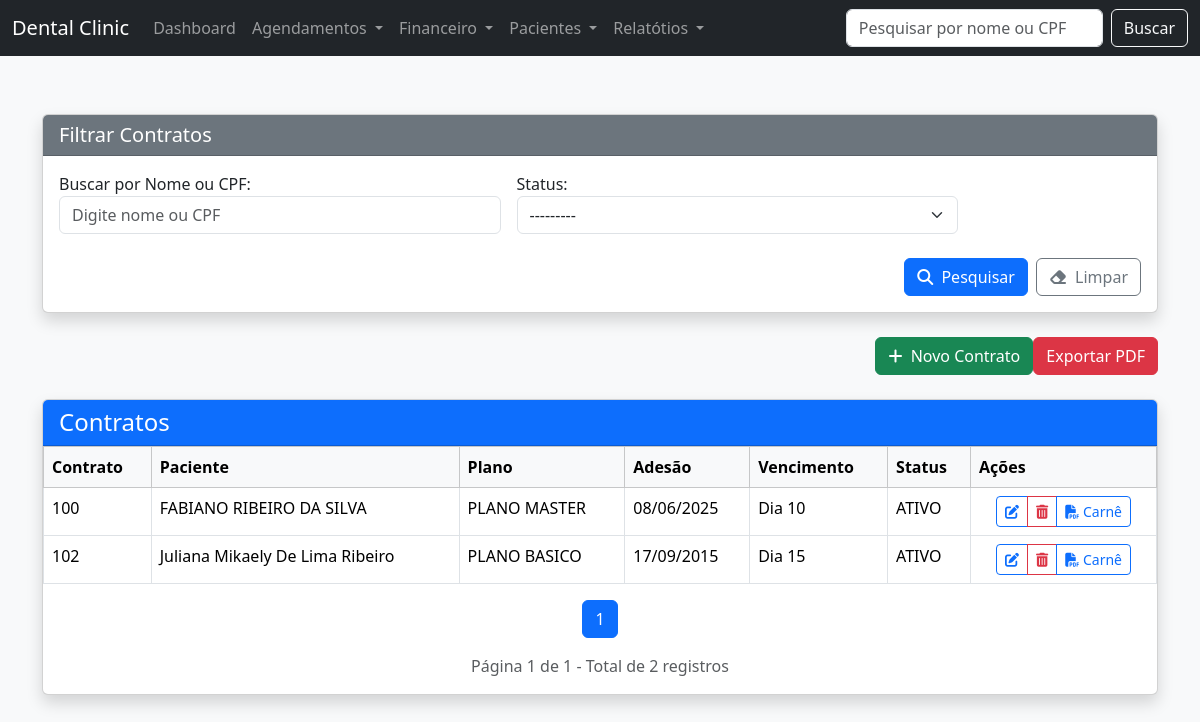
Screenshot of /financeiro/contrato/listar/ with the database file from the repository.
### financeiro/models.py (models this page shows, shortened)
class Contrato(models.Model):
    STATUS_CONTRATO_CHOICES = [
        ('ativo', 'ATIVO'),
        ('pendente', 'PENDENTE'),
        ('cancelado', 'CANCELADO'),
        ]
    paciente = models.ForeignKey('paciente.Paciente', on_delete=models.CASCADE, verbose_name='Paciente')
    plano = models.ForeignKey(Plano, on_delete=models.CASCADE, verbose_name='Plano')
    data_adesao = models.DateField(default=date.today, verbose_name='Adesão')
    dia_vencimento = models.IntegerField(choices=[(d, f"Dia {d}") for d in [5, 10, 15, 20, 25, 30]], verbose_name='Vencimento')
    numero_contrato = models.CharField(max_length=20, unique=True, verbose_name='Contrato')
    status_contrato = models.CharField(max_length=20, verbose_name='Status', choices=STATUS_CONTRATO_CHOICES, null=True, blank=True)

class Plano(models.Model):
    nome = models.CharField(max_length=100, verbose_name="NOME")
    descricao = models.TextField(blank=True, verbose_name="DESCRIÇÃO")
    valor = models.DecimalField(max_digits=10, decimal_places=2, verbose_name="VALOR")
    periodo = models.PositiveIntegerField(default=12, verbose_name="PARCELAS")  # em meses

### paciente/models.py (models this page shows, shortened)
class Paciente(models.Model):
    nome = models.CharField(max_length=100)
    cpf = models.CharField(max_length=14, unique=True)
    data_nascimento = models.DateField()
    nome_pai = models.CharField(max_length=150, blank=True, null=True)
    nome_mae = models.CharField(max_length=150, blank=True, null=True)
    nacionalidade = models.CharField(max_length=100, blank=True, null=True)
    naturalidade = models.CharField(max_length=100, blank=True, null=True)
    estado_civil = models.CharField(
        max_length=20,
        choices=[
            ('solteiro', 'Solteiro(a)'),
            ('casado', 'Casado(a)'),
            ('divorciado', 'Divorciado(a)'),
            ('viuvo', 'Viúvo(a)'),
            ('outro', 'Outro'),
        ],
        blank=True,
        null=True
    )
    sexo = models.CharField(
        max_length=10,
        choices=[
            ('masculino', 'Masculino'),
            ('feminino', 'Feminino'),
            ('outro', 'Outro'),
        ],
        blank=True,
        null=True
    )
    profissao = models.CharField(max_length=100, blank=True, null=True)
    telefone = models.CharField(max_length=20, blank=True, null=True)
    observacao_contato = models.TextField(blank=True, null=True)
    cep = models.CharField(max_length=9, blank=True, null=True)
    endereco = models.CharField(max_length=150, blank=True, null=True)
    numero = models.CharField(max_length=10, blank=True, null=True)
    bairro = models.CharField(max_length=100, blank=True, null=True)
    cidade = models.CharField(max_length=100, blank=True, null=True)
    uf = models.CharField(max_length=2, blank=True, null=True)
    complemento = models.CharField(max_length=100, blank=True, null=True)
    ponto_referencia = models.CharField(max_length=150, blank=True, null=True)
    outras_observacoes = models.TextField(blank=True, null=True)
    data_cadastro = models.DateTimeField(auto_now_add=True)

### financeiro/views.py (the view)
# urls.py: path('contrato/listar/', views.contrato_listar, name='contrato_listar'),
def contrato_listar(request):
    contratos = Contrato.objects.select_related('paciente', 'plano').all().order_by('-data_adesao')
    busca = request.GET.get('busca')
    if busca:
        contratos = contratos.filter(
            Q(paciente__nome__icontains=busca) |
            Q(paciente__cpf__icontains=busca)
        )
    contrato_filter = ContratoFilter(request.GET, queryset=contratos)
    paginator = Paginator(contrato_filter.qs, 25)
    page_number = request.GET.get('page')
    contratos_paginados = paginator.get_page(page_number)
    return render(request, 'financeiro/contrato/contrato_listar.html', {
        'filter': contrato_filter,
        'contratos': contratos_paginados,
    })

### financeiro/templates/financeiro/contrato/contrato_listar.html (shortened to what this page needs)
{% extends 'core/base.html' %}
{% block content %}
<div class="container mt-4">
    <div class="card shadow mb-4">
        <div class="card-header bg-secondary text-white">
            <h5 class="mb-0">Filtrar Contratos</h5>
        </div>
        <div class="card-body">
            <form method="get">
                <div class="row g-3">
                    <div class="col-md-5">
                        <label for="busca">Buscar por Nome ou CPF:</label>
                        <input type="text" id="busca" name="busca" class="form-control" placeholder="Digite nome ou CPF" value="{{ request.GET.busca }}">
                    </div>
                    <div class="col-md-5">
                        <label for="{{ filter.form.status_contrato.id_for_label }}">Status:</label>
                        {{ filter.form.status_contrato }}
                    </div>
                </div>
                <div class="d-flex justify-content-end mt-4">
                    <button type="submit" class="btn btn-primary me-2">
                        <i class="fas fa-search me-1"></i> Pesquisar
                    </button>
                    <a href="{% url 'financeiro:contrato_listar' %}" class="btn btn-outline-secondary">
                        <i class="fas fa-eraser me-1"></i> Limpar
                    </a>
                </div>
            </form>
        </div>
    </div>
    <div class="d-flex justify-content-end mb-3">
        <a href="{% url 'financeiro:contrato_cadastrar' %}" class="btn btn-success mb-2">
            <i class="fas fa-plus me-1"></i> Novo Contrato
        </a>
        <a href="{% url 'financeiro:contrato_exportar_pdf' %}?{{ request.GET.urlencode }}" class="btn btn-danger mb-2">
         Exportar PDF
         </a>
    </div>
    <div class="card shadow">
        <div class="card-header bg-primary text-white">
            <h4 class="mb-0">Contratos</h4>
        </div>
        <div class="card-body p-0">
            {% if contratos %}
                <div class="table-responsive">
                    <table class="table table-hover table-bordered mb-0">
                        <thead class="table-light">
                            <tr>
                                <th>Contrato</th>
                                <th>Paciente</th>
                                <th>Plano</th>
                                <th>Adesão</th>
                                <th>Vencimento</th>
                                <th>Status</th>
                                <th>Ações</th>
                            </tr>
                        </thead>
                        <tbody>
                            {% for contrato in contratos %}
                            <tr>
                                <td>{{ contrato.numero_contrato }}</td>
                                <td>{{ contrato.paciente.nome }}</td>
                                <td>{{ contrato.plano.nome }}</td>
                                <td>{{ contrato.data_adesao|date:"d/m/Y" }}</td>
                                <td>Dia {{ contrato.dia_vencimento }}</td>
                                <td>{{ contrato.get_status_contrato_display }}</td>
                                <td class="text-center">
                                  <div class="btn-group btn-group-sm" role="group">
                                      <a href="{% url 'financeiro:contrato_editar' contrato.id %}" class="btn btn-outline-primary" title="Abrir">
                                         <i class="fas fa-edit"></i>
                                        </a>
                                       <a href="{% url 'financeiro:contrato_excluir' contrato.id %}" class="btn btn-outline-danger" title="Excluir">
                                         <i class="fas fa-trash-alt"></i>
                                        </a>
                                        <a href="{% url 'financeiro:gerar_carne_pdf' contrato.id %}" class="btn btn-outline-primary" target="_blank">
                                         <i class="fas fa-file-pdf"></i> Carnê
                                        </a>
                                    </div>
                                </td>
                            </tr>
                            {% endfor %}
                        </tbody>
                    </table>
                </div>
                <div class="p-3">
                    <nav aria-label="Page navigation">
                        <ul class="pagination justify-content-center">
                            {% for num in contratos.paginator.page_range %}
                                {% if contratos.number == num %}
                                    <li class="page-item active"><a class="page-link" href="#">{{ num }}</a></li>
                                {% elif num > contratos.number|add:'-3' and num < contratos.number|add:'3' %}
                                    <li class="page-item">
                                        <a class="page-link" href="?page={{ num }}{% if request.GET.paciente %}&paciente={{ request.GET.paciente }}{% endif %}{% if request.GET.status_contrato %}&status_contrato={{ request.GET.status_contrato }}{% endif %}">{{ num }}</a>
                                    </li>
                                {% endif %}
                            {% endfor %}
                        </ul>
                    </nav>
                    <div class="text-center text-muted">
                        Página {{ contratos.number }} de {{ contratos.paginator.num_pages }} - Total de {{ contratos.paginator.count }} registros
                    </div>
                </div>
            {% else %}
                <div class="p-3 text-center text-muted">
                    Nenhum contrato encontrado.
                </div>
            {% endif %}
        </div>
    </div>
</div>
<link rel="stylesheet" href="https://code.jquery.com/ui/1.13.1/themes/base/jquery-ui.css">
{% endblock %}

### templates/core/base.html (style rules this page uses)
body { background-color: #f8f9fa; padding-top: 70px; }
.card-header { font-weight: bold; }

### rows the page displays
Contrato: numero_contrato "100", paciente.nome "FABIANO RIBEIRO DA SILVA", plano.nome "PLANO MASTER", data_adesao "08/06/2025", dia_vencimento "10", status_contrato "ATIVO"
Contrato: numero_contrato "102", paciente.nome "Juliana Mikaely De Lima Ribeiro", plano.nome "PLANO BASICO", data_adesao "17/09/2015", dia_vencimento "15", status_contrato "ATIVO"

### other values shown
{{ num }} "1"
{{ contratos.number }} "1"
{{ contratos.paginator.num_pages }} "1"
{{ contratos.paginator.count }} "2"
